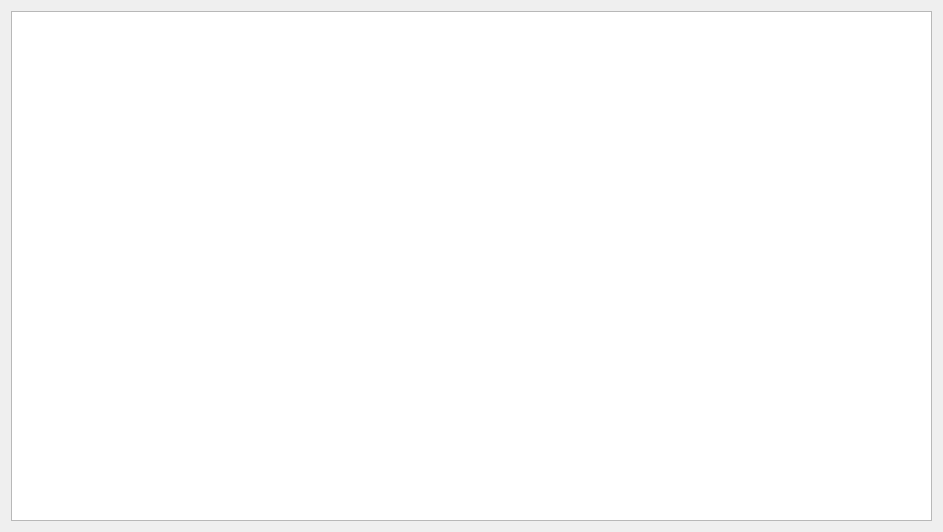
<?xml version="1.0" encoding="UTF-8"?>
<ui version="4.0">
 <class>Form</class>
 <widget class="QWidget" name="Form">
  <property name="geometry">
   <rect>
    <x>0</x>
    <y>0</y>
    <width>943</width>
    <height>532</height>
   </rect>
  </property>
  <property name="windowTitle">
   <string>邮件管理</string>
  </property>
  <layout class="QVBoxLayout" name="verticalLayout">
   <item>
    <widget class="QTableView" name="tableViewMailList"/>
   </item>
  </layout>
 </widget>
 <resources/>
 <connections/>
</ui>
